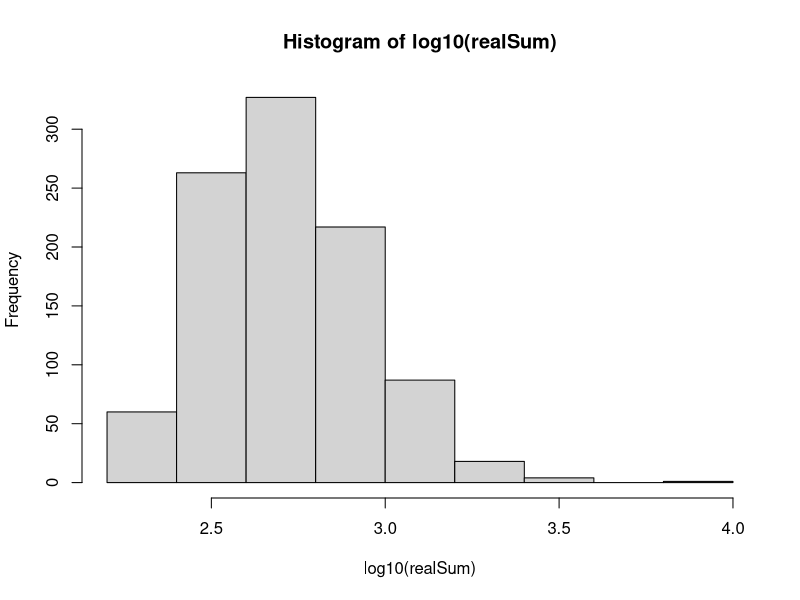
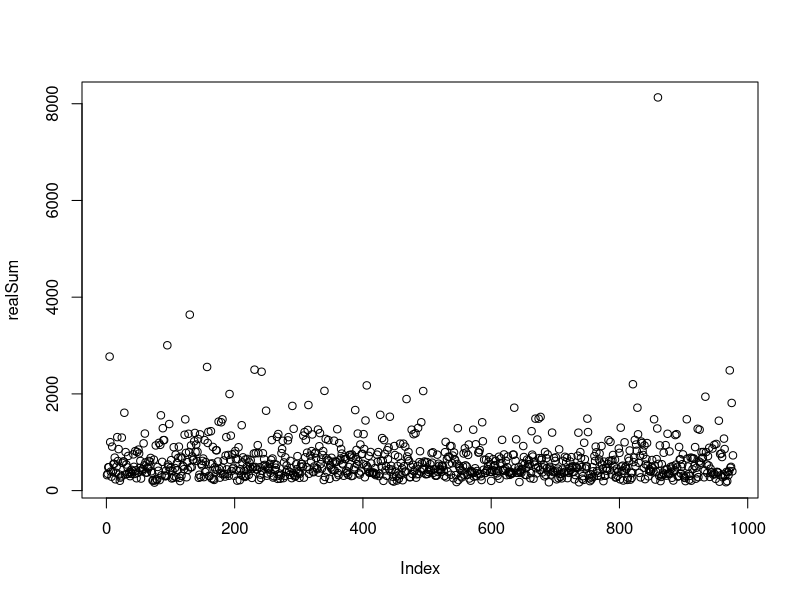
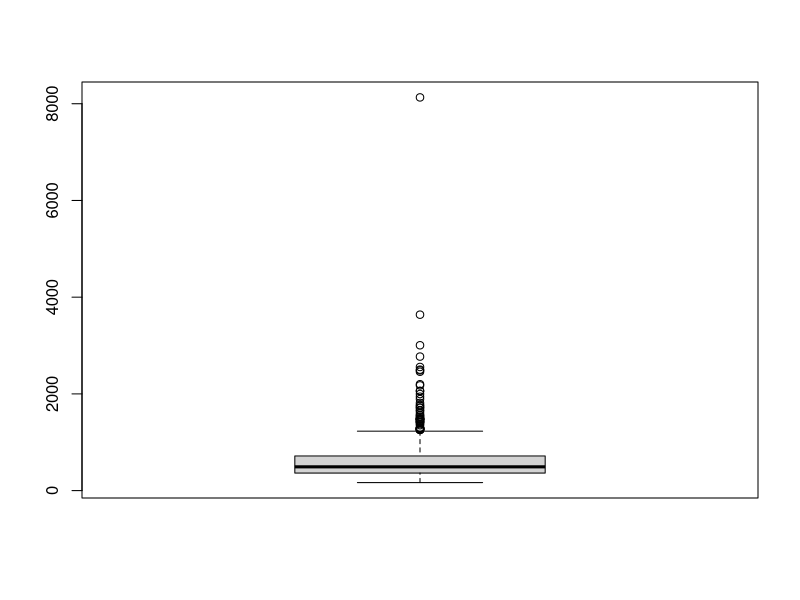
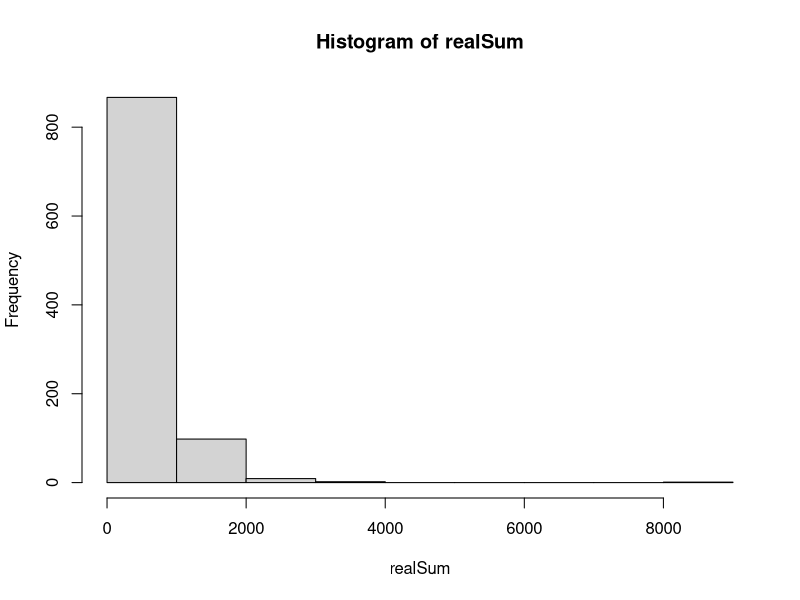
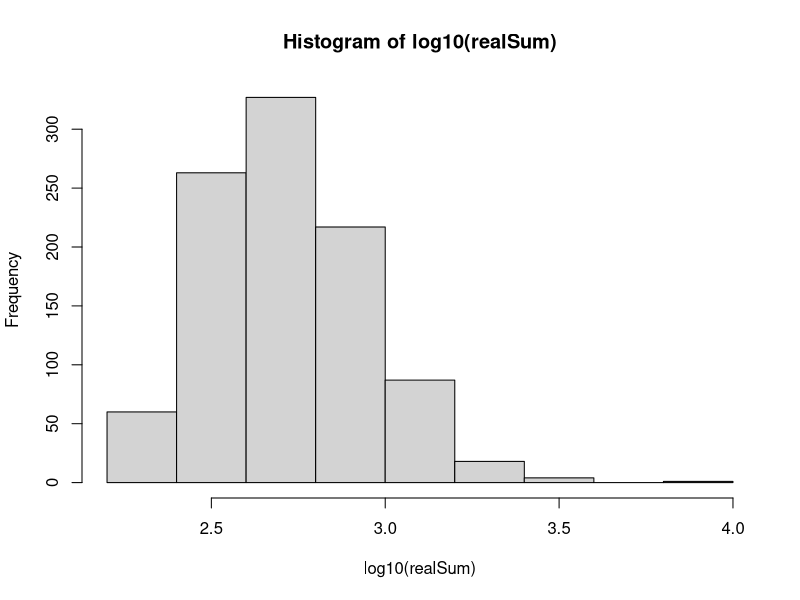
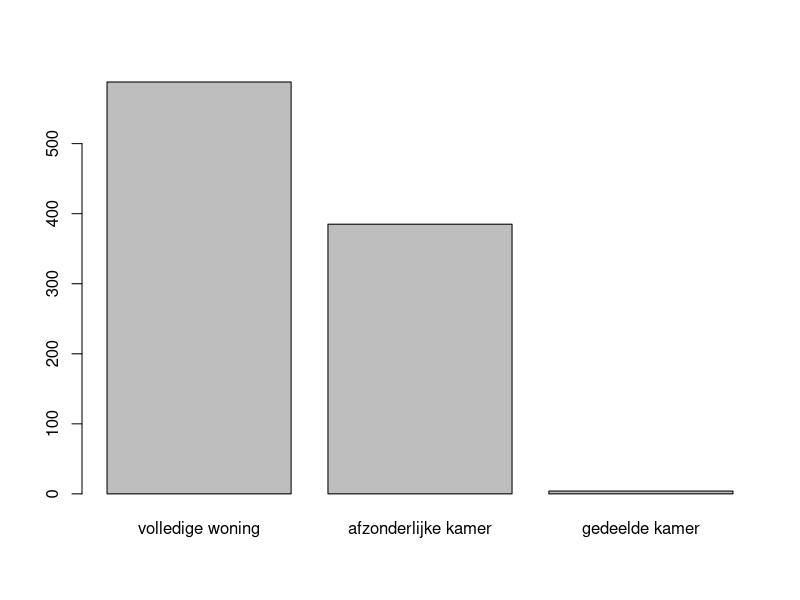
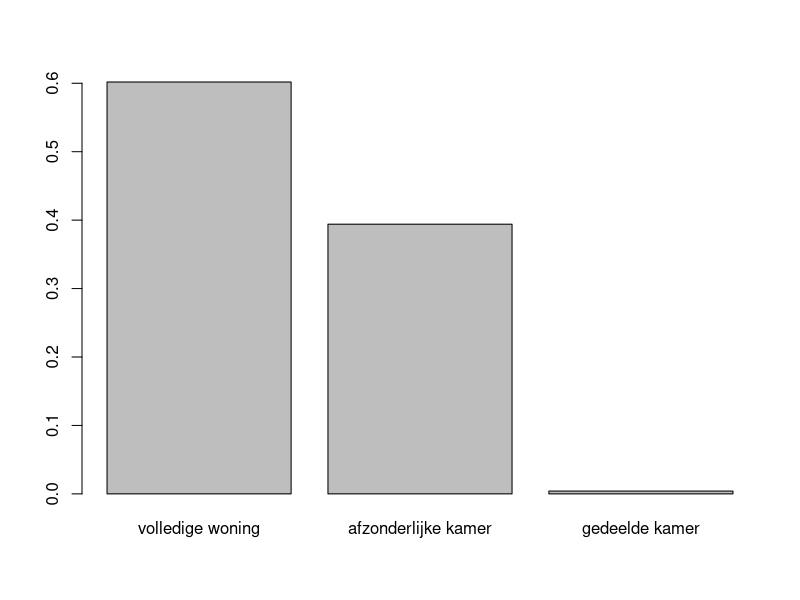
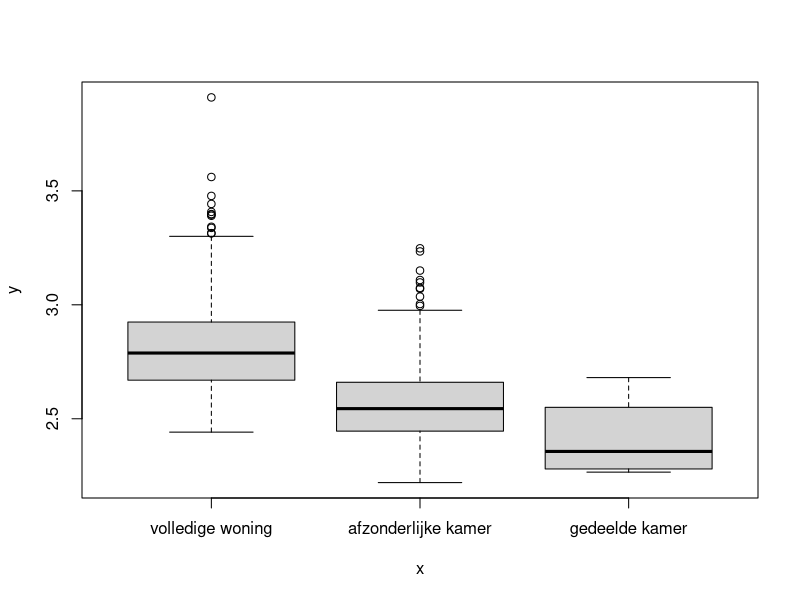

Recreate these plots in R, in order. (Note: this script raises an error after producing the figures.)
### 0) Extra QoL functies ######################################################
clear_envir <- function() {rm(list = ls(.GlobalEnv)[ls(.GlobalEnv) != "airbnb" & ls(.GlobalEnv) != "clear_envir"], envir = .GlobalEnv)}

### 1) Gegevens inlezen en manipuleren #########################################
# Vergeet niet om de working directory aan te passen via setwd()!
# Voor de teamleden: open het project.RProj bestand om de wd aan te passen!
airbnb <- read.csv2("airbnb.csv", sep="", stringsAsFactors=TRUE)
range_attr  = max(airbnb$attr)-min(airbnb$attr)
range_rest  = max(airbnb$rest)-min(airbnb$rest)
airbnb$attr = 1 + 9*((airbnb$attr - min(airbnb$attr)) / range_attr)
airbnb$rest = 1 + 9*((airbnb$rest - min(airbnb$rest)) / range_rest)
airbnb$lat  = NULL
airbnb$lng  = NULL
airbnb$room = factor(airbnb$room, levels = c(1,2,3), labels = c("volledige woning","afzonderlijke kamer", "gedeelde kamer"))
airbnb$host = factor(airbnb$host, levels = c(0,1,2), labels = c("enige beschikbare woning", "2 tot 4 beschikbare woningen", "meer dan 4 beschikbare woningen"))

clear_envir()  # Verwijdert onnodige variabelen
attach(airbnb)

### 2) Gegevens verkennen #####################################################

summary(airbnb)

# 1: realSum
# Kwantitatief, continu (positief)
hist(log10(realSum))
summary(log10(realSum))
mean(realSum)
median(realSum)
sd(realSum)
range(realSum)
plot(realSum) # 1 zeer duidelijke uitschieter
boxplot(realSum)
hist(realSum) # zeer rechtsscheef
hist(log10(realSum)) # iets "normaler" verdeeld

# 2: room 
# Kwalitatief, nominaal
summary(room)
table(room) # zeer weinig gedeelde kamers
table(room)/length(room)
barplot(table(room))
barplot(table(room)/length(room))
plot(room,log10(realSum))
plot(room,(realSum))

# 3: capacity
# Kwantitatief, discreet (positief)
summary(capacity)
table(capacity)
hist(capacity)
table(capacity)/length(capacity)
barplot(table(capacity))
barplot(table(capacity)/length(capacity))
plot(capacity,realSum)
plot(capacity,log10(realSum))
# 4: bedrooms
# Kwantitatief, discreet (positief)
summary(bedrooms)
table(bedrooms)
table(bedrooms)/length(bedrooms)
barplot(table(bedrooms))
barplot(table(bedrooms)/length(bedrooms))
plot(bedrooms,realSum)
plot(bedrooms, log10(realSum))
# 5: dist
# Kwantitatief, continu (positief)
hist(dist) # duidelijk rechtsscheef 
hist(log10(dist))  # duidelijk linksscheef
summary(dist)  # er zijn niet meteen uitschieters, behalve na de logtransf is er een lage waarde
range(dist)
range(dist)[2]-range(dist)[1]
cov(realSum, dist)  # sterk omgekeerd evenredig verband; (kleine afstand = hoge prijs)

# 6: metro
# Kwantitatief, continu (positief)
hist(metro) # rechtsscheef met meeste gegevens links (kleine afstand)
hist(log10(metro)) # lijkt een beetje normaal, maar heeft toch een kleine linkerstaart
summary(metro)
range(metro)     
range(metro)[2]-range(metro)[1] # minder spreiding dan dist
cov(realSum, metro) # een kleinere afstand zal een hogere prijs met zich meetrekken, maar minder erg dan bij dist

# 7: attr
# Kwantitatief, continu (tussen 1 en 10)
hist(attr) # zeer rechtsscheef
hist(log10(attr)) # minder rechtsscheef, maar nog steeds niet normaal
summary(attr)
range(attr)
range(attr)[2]- range(attr)[1] # de attr ligt per constructie tussen 1 en 10
cov(realSum, attr) # hoe hoger de attr score, hoe hoger de prijs

# 8: rest
# Kwantitatief, continu (tussen 1 en 10)
hist(rest) # rechtsscheef
hist(log10(rest)) # symmetrisch met zware staarten
summary(rest)
range(rest)
range(rest)[2]- range(rest)[1] # de rest ligt per constructie tussen 1 en 10
cov(realSum, rest) # er is duidelijk een positieve samenhang tussen de prijs en de restaurantscore

# 9: host
# Kwalitatief, ordinaal
# Meeste verblijven hebben een gastheer die maar één woning ter beschikking heeft
y = table(host)
x = barplot(table(host), main = "Aantal beschikbare woningen van de gastheer\nbij een woning", names.arg = c("1", "2-4", ">4"), col = c("snow2", "snow3", "snow4"), ylim = c(0,max(table(host))*1.15), space = 0)
text(x, table(host)+30, labels = as.character(y))
pie(table(host), main = "Aantal beschikbare woningen van de gastheer\nbij een woning", labels = c("1", "2-4", ">4"))

# 10: cleanliness
# Kwalitatief, ordinaal (tussen 1 en 10)
# REDEN: modale score van 1-10, maar een 9 is niet per-se "properder" dan een 8,
#   maar de huurders hebben dit in het algemeen wel zo ervaren.
#   Dit is dus minder een meetwaarde, maar eerder een categorische veranderlijke
# Zeer linksscheef, meer dan de helft geeft "10"
# Exponentieel verdeeld?
table(cleanliness)
hist(cleanliness, col = c("snow2", "snow3"))

# 11: satistfaction
# Kwantitatief, continu (tussen 1 en 10)
# REDEN: terwijl cleanliness kwalitatief zou zijn, lijkt satisfaction mij toch
#   eerder een "gemeten waarde." Het lijkt mij hier een afgeronde continue
#   waarde, die inderdaad "meet" hoe satisfied een huurder is.
# Opnieuw zeer linksscheef
# Exponentieel verdeeld?
hist(satisfaction, breaks = 1:10, col = c("snow2", "snow3"))
hist(airbnb[satisfaction>=7,11], breaks = seq(7, 10, 0.2), col = c("snow2", "snow3"), main = "Histogram van de satisfaction scores tussen 7 en 10")
table(floor(satisfaction))
sd(realSum, capacity, bedrooms, dist, metro, attr, rest, cleanliness)
sd(realSum)
sd(capacity)
sd(bedrooms)
sd(dist)
sd(metro)
sd(attr)
sd(rest)
sd(cleanliness)
range(cleanliness)[2]-range(cleanliness)[1]


### 3) Inferentiele statistiek #################################################

# Vergelijking gemiddelde kost tussen 2023 en 2019
t.test(x= realSum, mu = 620) #cls geldig voor n = 977

# Particuliere versus Professionele aanbieders
part= as.numeric(table(host))[1]
npart = as.numeric(table(host))[2] + as.numeric(table(host))[3]
#chisq.test(x= c(part, npart ))
prop.test(part, part+npart, 0.5, alternative = c("two.sided"))
#prop.test(npart, part+npart, 0.5, alternative = c("two.sided"))
#n = length(host[host=='enige beschikbare woning'])
#w = length(host[host!= 'enige beschikbare woning'])
#m = length(host)
#p0 = (n*(n/m)+ w*(w/m))/(n+w)
#pnorm( q = ((n/m)-0.5)/sqrt((1/4)/m), lower.tail= FALSE)
#pnorm((n/m - w/m)/sqrt(p0*(1-p0)*(1/n + 1/w)), lower.tail = FALSE)    IS dit nog nodig?


## Test Poisson verdeling op beschikbare slaapkamers
# Methode zoals op p.293-295
lambda_hat  <- mean(bedrooms)  # Schatting lambda
nul = length(bedrooms[bedrooms == 0])
een = length(bedrooms[bedrooms == 1])
twee = length(bedrooms[bedrooms == 2])
drie = length(bedrooms[bedrooms == 3])
vier = length(bedrooms[bedrooms == 4 ]) + length(bedrooms[bedrooms == 5])
#cochranregel nu wel voldaan
frequencies <- c(nul, een , twee, drie, vier)
categories  <- c(0, 1, 2, 3, 4)
expected    <- dpois(categories, lambda=lambda_hat) * sum(frequencies)
estimated_value_count <- 1
degrees_of_freedom <- length(categories) - estimated_value_count - 1  # p.294

# chi-kwadraat statistiek met als verwachte kansen die voor een poisson
# verdeling met geschatte lambda = gemiddelde waarde
chisq_bedrooms  <- sum((frequencies - expected)^2/expected)
pvalue_bedrooms <- pchisq(q = chisq_bedrooms, df = degrees_of_freedom, lower.tail = F)
print("p-waarde: poisson verdeling bedrooms"); print(pvalue_bedrooms)
# RESULTAAT: p-waarde erg klein.
#Met aan zekerheid grenzende waarschijnlijkheid NIET poisson verdeeld.
#veel korter:
chisq.test(frequencies, p = dpois(0:4, lambda_hat), rescale.p = TRUE)
#977 observaties ==> chisq verwerpt zeer snel


### 3.3.2 Gemiddelde kost

## 1)
# realSum met capacity 2 testen waarbij cleanliness == 10 of niet
clean = na.omit(realSum[capacity==2 & cleanliness==10])
nclean = na.omit(realSum[capacity==2 & cleanliness!=10])
length(clean)
length(nclean)
# ==> CLS is voldaan
shapiro.test(clean)
shapiro.test(nclean)
# ==> allebei met aan z.g.w. niet normaal verdeeld
result_1 = t.test(clean, nclean, var.equal = FALSE); result_1
# Er blijkt een randgeval te zijn, geen conclusie.
result_1$estimate
as.numeric(diff(result_1$estimate))  # Verschil tussen gemiddelden

## 2)
# realSum met capacity 2 testen waarbij host == "enige beschikbare woning" of niet
niet.enige = na.omit(realSum[capacity==2 & host!="enige beschikbare woning"])
enige = na.omit(realSum[capacity==2 & host=="enige beschikbare woning"])
length(enige)
length(niet.enige)
# ==> CLS voldaan
qqnorm(enige); qqline(enige)
qqnorm(niet.enige); qqline(niet.enige)
shapiro.test(enige)
shapiro.test(niet.enige)
# ==> allebei met aan z.g.w. niet normaal verdeeld
result_2 = t.test(enige, niet.enige, var.equal = FALSE); result_2
# Op basis van de steekproef blijkt dat er een aanwijzing is dat er een
# verschil in kost zou zijn.
result_2$estimate
as.numeric(diff(result_2$estimate))  # Verschil tussen gemiddelden

## 3)
# realSum met capacity 2 testen waarbij room == "volledige woning" of niet
volledig = na.omit(realSum[capacity==2 & room=='volledige woning'])
nvolledig = na.omit(realSum[capacity==2 & room!='volledige woning'])
length(volledig)
length(nvolledig)
# ==> CLS is voldaan
shapiro.test(volledig)
shapiro.test(nvolledig)
# ==> allebei met aan z.g.w. niet normaal verdeeld
result_3 = t.test(volledig, nvolledig, var.equal = FALSE); result_3
# Er is met aan z.g.w. een verschil in de kosten.
result_3$estimate
as.numeric(diff(result_3$estimate))  # Verschil tussen gemiddelden


### 3.3.3 associatie met de verschillende veranderlijken

###normaliteit nagaan

shapiro.test(realSum)
#realSum is duidelijk niet normaal verdeeld == > Spearman
cor.test(realSum, dist, method = c("spearman"), exact = FALSE) #waarschijnlijk afhankelijk
cor.test(realSum, metro, method = c("spearman"), exact = FALSE) #waarschijnlijk afhankelijk
cor.test(realSum, attr, method = c("spearman"), exact = FALSE)#waarschijnlijk afhankelijk
cor.test(realSum, rest, method = c("spearman"), exact = FALSE)#waarschijnlijk afhankelijk
cor.test(realSum, satisfaction, method = c("spearman"), exact = FALSE) #waarschijnlijk afhankelijk
#methode achter de correlatie-test
n = 977
R = cor(realSum, metro, method='spearman')
2*pt(abs(R*(sqrt(n-2))/sqrt(1-R^2)), 975, lower.tail = F)

#Hier wordt de correlatie tussen realSum en de andere variabele geplot

plot(dist, realSum, xlab='Afstand tot het stadscentrum(km)', ylab='Totale kostprijs');abline(lm(realSum ~ dist), col = "red") 
plot(metro, realSum, xlab='Afstand tot dichtstbijzijnde metro-halte (km)', ylab='Totale kostprijs');abline(lm(realSum ~ metro), col = "red")
plot(attr, realSum, xlab='Attractiescore, nabijheid van bezienswaardigheden', ylab='Totale kostprijs');abline(lm(realSum ~ attr), col = "red")
plot(rest, realSum, xlab='Restaurantscore, nabijheid van restaurants', ylab='Totale kostprijs');abline(lm(realSum ~ rest), col = "red")
plot(satisfaction, realSum, xlab='Tevredenheid van de gasten (op 10)', ylab='Totale kostprijs');abline(lm(realSum ~ satisfaction), col = "red")
plot(cleanliness, realSum, xlab='Modale score voor netheid van het verblijf volgensgasten (op 10)', ylab='Totale kostprijs');abline(lm(realSum ~ cleanliness), col = "red")
plot(capacity, realSum, xlab='Maximaal aantal gasten', ylab='Totale kostprijs');abline(lm(realSum ~ capacity), col = "red")
plot(bedrooms, realSum, xlab='Aantal beschikbare slaapkamers in het verblijf', ylab='Totale kostprijs');abline(lm(realSum ~ bedrooms), col = "red")
plot(room, realSum, xlab ='Soort verblijf', ylab='Totale prijs');abline(lm(realSum ~ room), col = "red")
plot(host, realSum, xlab='Type verhuurder', ylab = 'Totale prijs');abline(lm(realSum ~ host), col = "red")
summary(lm(realSum ~ host))
#discretiseren van veranderlijken voor de Cochran regel
som = cut(realSum, breaks = quantile(realSum, probs= seq(0,1,1/4)), labels = c("laag", "middel-laag", "middel-hoog", "hoog"))

proper = cut(cleanliness, breaks = c(0, 7.5, 8.5, 9.5, 10.5), labels = c("2-7","8","9","10"))
p = table(som, proper)
chisq.test(p)$expected
chisq.test(p)

cap = cut(capacity, breaks = c(-0.5, 2.5, 3.5, 4.5, 6.5), labels = c('Laag','Middellaag', 'Middelhoog', 'Hoog'))
p = table(som, cap)
chisq.test(p)$expected
chisq.test(p)

bed = cut(bedrooms, breaks = c(-0.5, 0.5, 1.5, 2.5, 6), labels = c('Laag','Middellaag', 'Middelhoog', 'Hoog'))
p = table(som, bed)
chisq.test(p)$expected
chisq.test(p)

slagroom = cut(as.numeric(room),  breaks = c(0.5, 1.5, 3.5), labels = c('volledige woning', 'kamers'))
p = table(som, slagroom)
chisq.test(p)$expected
chisq.test(p)

p = table(som, host)
chisq.test(p)$expected
chisq.test(p)


#3.3.4 Verklaren van de opbrengsten
simpelmodel1 = lm(realSum~attr); simpelmodel1
par(mfrow = c(2,2))
plot(simpelmodel1)
par(mfrow = c(1,1))
summary(simpelmodel1)

simpelmodel2 = lm(log10(realSum)~log10(attr)); simpelmodel2
par(mfrow = c(2,2))
plot(simpelmodel2)
par(mfrow = c(1,1))
summary(simpelmodel2)

y_hat = simpelmodel1$fitted.values
x_i = simpelmodel1$model[ ,2]
y_i = simpelmodel1$model[ ,1]

y_hat2 = simpelmodel2$fitted.values
x_i2 = simpelmodel2$model[ ,2]
y_i2 = simpelmodel2$model[ ,1]

par(mfrow = c(1,2))
betrouwb = predict( simpelmodel1, interval = "confidence" , level = 0.95)
predictie = predict( simpelmodel1, interval = "prediction" , level = 0.95)
plot ( realSum ~ attr)
abline( simpelmodel1 , col = "red")
lines(sort(x_i), betrouwb[order(x_i) ,2] , col = "blue")
lines(sort(x_i), betrouwb[order(x_i) ,3] , col = "blue")
lines(sort(x_i), predictie[order(x_i) ,2] , col = "green")
lines(sort(x_i), predictie[order(x_i) ,3] , col = "green")

betrouwb2 = predict( simpelmodel2, interval = "confidence" , level = 0.95)
predictie2 = predict( simpelmodel2, interval = "prediction" , level = 0.95)
plot( log10(realSum) ~ log10(attr))
abline( simpelmodel2 , col = "red")
lines(sort(x_i2), betrouwb2[order(x_i2) ,2] , col = "blue")
lines(sort(x_i2), betrouwb2[order(x_i2) ,3] , col = "blue")
lines(sort(x_i2), predictie2[order(x_i2) ,2] , col = "green")
lines(sort(x_i2), predictie2[order(x_i2) ,3] , col = "green")
par(mfrow = c(1,1))


model = lm(realSum~satisfaction+rest+attr+metro+dist)
summary(model)
model = update(model ,.~. -rest )
summary(model)
model = update(model ,.~. -metro )
summary(model)#Dit is een basismodel, maar zeer slecht

par(mfrow = c(2,2))
plot(model)
par(mfrow = c(1,1))


logattrmodel = lm(realSum~satisfaction+log10(attr)+rest+metro+dist)
summary(logattrmodel)
logattrmodel = update(model ,.~. -metro)
summary(logattrmodel)#Dit verbetert het model


logmodel = lm(log10(realSum)~satisfaction+rest+attr+metro+dist)
summary(logmodel)
logmodel = update(logmodel ,.~. -rest )
summary(logmodel)#Dit is nog veel beter

logmodel2 = update(logmodel , .~. -metro)
summary(logmodel2)#het randgeval: metro is hier eens uitgesmeten.
#Dit verlaagt de R-squared en is dus niet beter als model.

par(mfrow = c(2,2))
plot(logmodel)
par(mfrow = c(1,1))


onsmodel = lm(log10(realSum)~satisfaction+log10(attr)+dist+metro+rest)
summary(onsmodel) 
onsmodel = update(onsmodel ,.~. -rest)
summary(onsmodel)
onsmodel = update(onsmodel ,.~. -metro)
summary(onsmodel)#dit is het beste model, die we ter hand hebben

par(mfrow = c(2,2))
plot(onsmodel)
par(mfrow = c(1,1))


onsmodelzonderoutliers = lm(log10(realSum)~satisfaction+log10(attr)+dist, data = airbnb[-c(860),])
summary(onsmodelzonderoutliers)

par(mfrow = c(2,2))
plot(onsmodelzonderoutliers)
par(mfrow = c(1,1))#outlier heeft weinig effect, we hoeven hem dus niet uit de dataset te werpen


onsmodel = lm(log10(realSum)~satisfaction+log10(attr)+dist)
summary(onsmodel)

dommy = room == "volledige woning"
table(dommy)
onsmodel = update(onsmodel, .~.*dommy)
summary(onsmodel)
onsmodel = update(onsmodel, .~.-satisfaction:dommy)
summary(onsmodel)#dit model is goed
